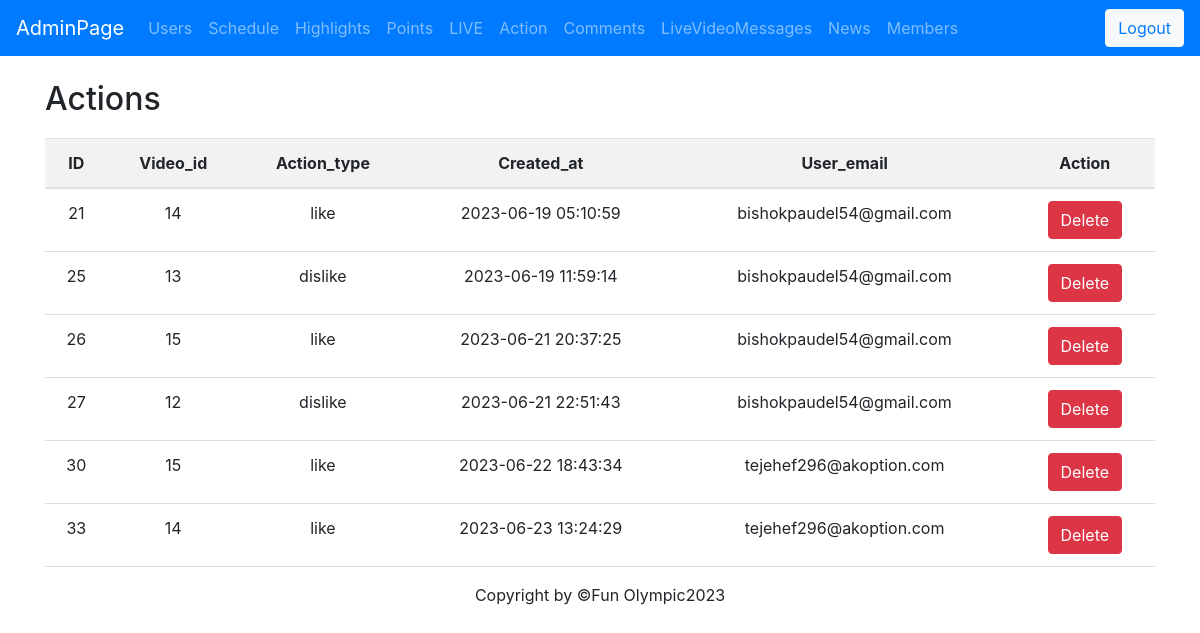
The page /admin.php?table=actions on the database its author committed.
### tables this page shows
CREATE TABLE `actions` (
  `ID` int(11) NOT NULL,
  `video_id` int(11) DEFAULT NULL,
  `action_type` enum('like','dislike') DEFAULT NULL,
  `created_at` timestamp NOT NULL DEFAULT current_timestamp(),
  `user_email` varchar(255) NOT NULL
);

### admin.php (the view, shortened to what this page needs)
<!DOCTYPE html>
<html>
<head>
    <link rel="stylesheet" href="https://stackpath.bootstrapcdn.com/bootstrap/4.5.2/css/bootstrap.min.css">
    <link rel="stylesheet"
        href="https://cdnjs.cloudflare.com/ajax/libs/bootstrap-datepicker/1.9.0/css/bootstrap-datepicker.min.css">
    <link rel="stylesheet"
        href="https://cdnjs.cloudflare.com/ajax/libs/bootstrap-timepicker/0.5.2/css/bootstrap-timepicker.min.css">
</head>
<body>
    <nav class="navbar navbar-expand-lg navbar-dark bg-primary">
        <a class="navbar-brand" href="admin.php">AdminPage</a>
        <div class="collapse navbar-collapse" id="navbarNav">
            <ul class="navbar-nav">
                <li class="nav-item">
                    <a class="nav-link" href="?table=register">Users</a>
                </li>
                <li class="nav-item">
                    <a class="nav-link" href="?table=schedule">Schedule</a>
                </li>
                <li class="nav-item">
                    <a class="nav-link" href="?table=highlights">Highlights</a>
                </li>
                <li class="nav-item">
                    <a class="nav-link" href="?table=points">Points</a>
                </li>
                <li class="nav-item">
                    <a class="nav-link" href="?table=lives">LIVE</a>
                </li>
                <li class="nav-item">
                    <a class="nav-link" href="?table=actions">Action</a>
                </li>
                <li class="nav-item">
                    <a class="nav-link" href="?table=video_comments">Comments</a>
                </li>
                <li class="nav-item">
                    <a class="nav-link" href="?table=chat_messages">LiveVideoMessages</a>
                </li>
                <li class="nav-item">
                    <a class="nav-link" href="?table=images">News</a>
                </li>
                <li class="nav-item">
                    <a class="nav-link" href="?table=users">Members</a>
                </li>
            </ul>
        </div>
        <button type="button" class="btn btn-light logout-button" style="float:right;" aria-controls="navbarNav"
    aria-expanded="false" aria-label="Toggle navigation"><a href="admin-logout.php">Logout</a></button>
    </nav>
    <?php
    $servername = "localhost";
    $username = "root";
    $password = "";
    $dbname = "userform";
    $conn = new mysqli($servername, $username, $password, $dbname);
    if (isset($_GET['table'])) {
        $table = $_GET['table'];
        $sql = "SELECT * FROM $table";
        $result = $conn->query($sql);
        $sql_columns = "SHOW COLUMNS FROM $table";
        $result_columns = $conn->query($sql_columns);
        $columns = [];
        while ($row = $result_columns->fetch_assoc()) {
            $columns[] = $row['Field'];
        }
        ?>
        <div class="container mt-4">
            <h2>
                <?php echo ucfirst($table); ?>
            </h2>
            <table class="table">
                <thead>
                    <tr>
                        <?php foreach ($columns as $column) { ?>
                            <th>
                                <?php echo ucfirst($column); ?>
                            </th>
                        <?php } ?>
                        <th>Action</th>
                    </tr>
                </thead>
                <tbody>
                    <?php
                    if ($result->num_rows > 0) {
                        while ($row = $result->fetch_assoc()) {
                            echo "<tr>";
                            foreach ($columns as $column) {
                                echo "<td>" . $row[$column] . "</td>";
                            }
                            echo "<td>";
                            echo "<form method='post'>";
                            echo "<button type='submit' class='btn btn-danger' name='delete' value='" . $row['ID'] . "'>Delete</button>";
                            echo "</form>";
                            echo "</td>";
                            echo "</tr>";
                        }
                    } else {
                        echo "<tr><td colspan='" . (count($columns) + 1) . "'>No records found</td></tr>";
                    }
                    ?>
                </tbody>
            </table>
        </div>
    <?php } ?>
    <footer style="margin-bottom:2px; text-align:center;">
        <p>
            Copyright by &copy;Fun Olympic2023
        </p>
        </footer>
</body>
</html>

### admin.php (style rules this page uses)
table { width: 100%; border-collapse: collapse; }
th, td { padding: 8px; text-align: left; border-bottom: 1px solid #ddd; }
table { width: 100%; border-collapse: collapse; margin-top: 20px; }
table th, table td { padding: 8px; text-align: center; border-bottom: 1px solid #ddd; }
table th { background-color: #f2f2f2; }

### rows shown on the page
actions: ID "21", video "14", action_type "like", created_at "2023-06-19 05:10:59", user_email "bishokpaudel54@gmail.com"
actions: ID "25", video "13", action_type "dislike", created_at "2023-06-19 11:59:14", user_email "bishokpaudel54@gmail.com"
actions: ID "26", video "15", action_type "like", created_at "2023-06-21 20:37:25", user_email "bishokpaudel54@gmail.com"
actions: ID "27", video "12", action_type "dislike", created_at "2023-06-21 22:51:43", user_email "bishokpaudel54@gmail.com"
actions: ID "30", video "15", action_type "like", created_at "2023-06-22 18:43:34", user_email "tejehef296@akoption.com"
actions: ID "33", video "14", action_type "like", created_at "2023-06-23 13:24:29", user_email "tejehef296@akoption.com"

### other values the page prints
$table "Actions"
$column "ID"
$column "Video_id"
$column "Action_type"
$column "Created_at"
$column "User_email"
